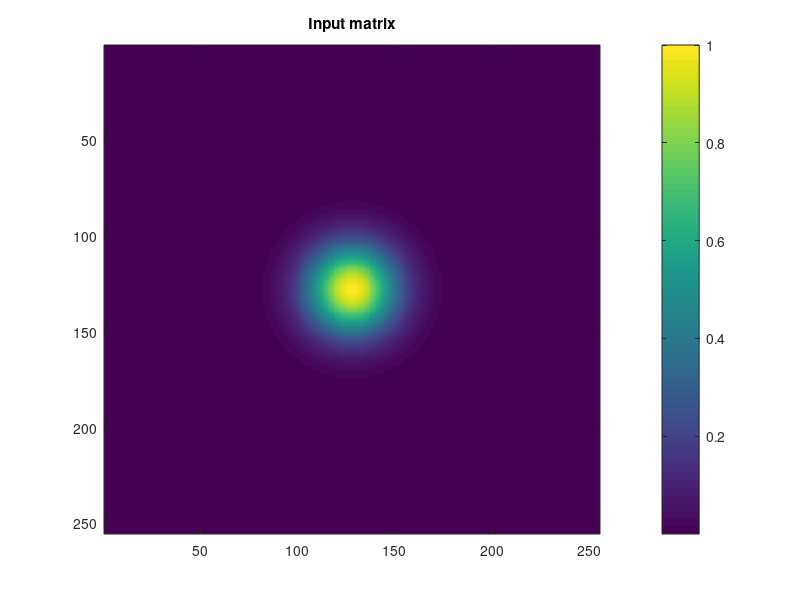

Source code (MATLAB): (Note: this script raises an error after producing the figure.)
% Example: How to use average_ACF

% Add path with functions to searchpath
addpath(fullfile('.', '..'));

% Initialize input matrix, in practice this matrix would be the output of one of
% the auto-correlation functions

sz = 255;   % Input matrix size

x0 = (sz + 1) / 2;  % Define the center pixel
s  = sz;            % Standard deviation for gaussian function

% Initialize matrix with a gaussian centered at the center pixel

[X, Y]  = meshgrid(1:sz);
Z       = exp(-(X - x0).^2 ./ (2 * s)) .* exp(-(Y - x0).^2 ./ (2 * s));

% Show image of the input matrix

figure
image(Z, 'CDataMapping', 'scaled')
colorbar
title('Input matrix')

% Calculate radially averaged auto-correlation over all angles up to the
% width of the image

[ACFr1, R1] = average_ACF(Z);

% Show plot

figure
plot(R1, ACFr1)
xlabel('R (px)')
ylabel('ACF(r)')
title('All angles, all radii')

% Calculate radially averaged auto-correlation over certain angles up to
% the width of the image

angles = 0:1:90;

[ACFr2, R2] = average_ACF(Z, angles);

% Show plot

figure
plot(R2, ACFr2)
xlabel('R (px)')
ylabel('ACF(r)')
title('Some angles, all radii')

% Calculate radially averaged auto-correlation over certain angles and
% certain radii

angles = 0:1:90;
radii = ((sz + 1) / 20):0.1:((sz +1) / 4);

[ACFr3, R3] = average_ACF(Z, angles, radii);

% Show plot

figure
plot(R3, ACFr3)
xlabel('R (px)')
ylabel('ACF(r)')
title('Some angles, some radii')

